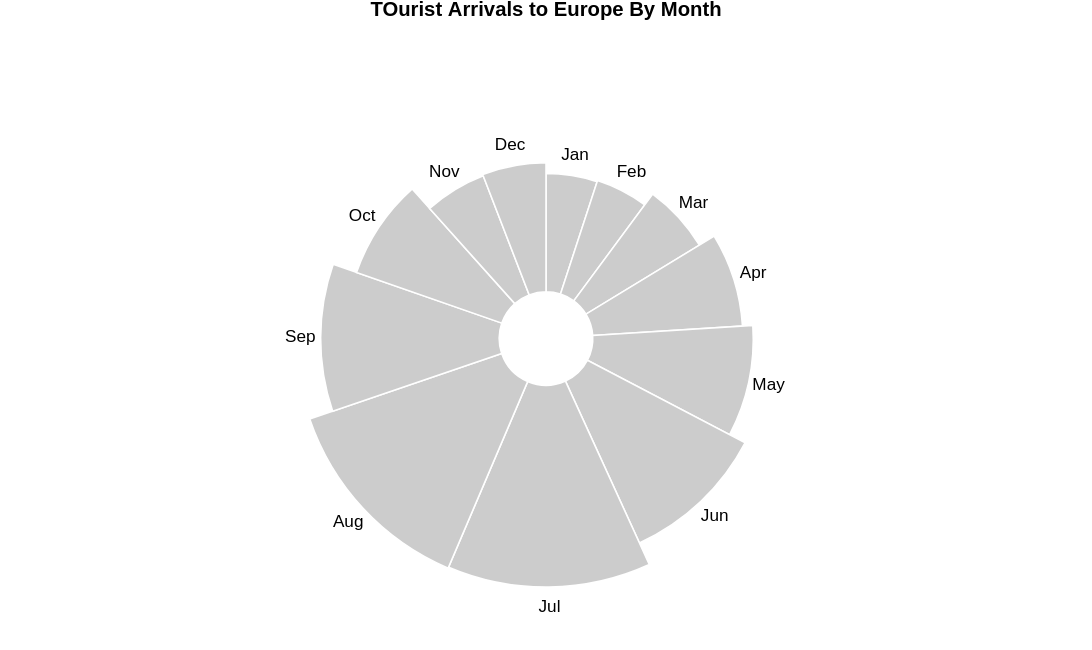

Here is the Vega-Lite specification saved for this chart:
### Vega specification from a JSON file in a GitHub repository (floating-point values rounded to 4 significant figures)
{"$schema": "https://vega.github.io/schema/vega/v5.json", "width": 700, "height": 400, "description": "A basic radial plot that encodes two values as the angle and radius of an arc.", "title": "TOurist Arrivals to Europe By Month", "data": [{"name": "table", "values": [{"category": "Jan", "value": 36995000, "startAngle": 0, "endAngle": 0.3152}, {"category": "Feb", "value": 37692000, "startAngle": 0.3152, "endAngle": 0.6362}, {"category": "Mar", "value": 45518000, "startAngle": 0.6362, "endAngle": 1.024}, {"category": "Apr", "value": 56725000, "startAngle": 1.024, "endAngle": 1.507}, {"category": "May", "value": 64043000, "startAngle": 1.507, "endAngle": 2.053}, {"category": "Jun", "value": 77462000, "startAngle": 2.053, "endAngle": 2.713}, {"category": "Jul", "value": 97635000, "startAngle": 2.713, "endAngle": 3.544}, {"category": "Aug", "value": 98575000, "startAngle": 3.544, "endAngle": 4.384}, {"category": "Sep", "value": 77905000, "startAngle": 4.384, "endAngle": 5.048}, {"category": "Oct", "value": 59350000, "startAngle": 5.048, "endAngle": 5.553}, {"category": "Nov", "value": 42445000, "startAngle": 5.553, "endAngle": 5.915}, {"category": "Dec", "value": 43222000, "startAngle": 5.915, "endAngle": 6.283}], "transform": [{"type": "pie", "field": "value"}]}], "scales": [{"name": "r", "type": "sqrt", "domain": {"data": "table", "field": "value"}, "zero": true, "range": [20, 160]}], "marks": [{"type": "arc", "from": {"data": "table"}, "encode": {"enter": {"x": {"field": {"group": "width"}, "mult": 0.5}, "y": {"field": {"group": "height"}, "mult": 0.5}, "startAngle": {"field": "startAngle"}, "endAngle": {"field": "endAngle"}, "innerRadius": {"value": 30}, "outerRadius": {"scale": "r", "field": "value"}, "stroke": {"value": "#fff"}, "tooltip": {"field": "value", "type": "quantitative", "title": "Number of tourists"}}, "update": {"fill": {"value": "#ccc"}}, "hover": {"fill": {"value": "pink"}}}}, {"type": "text", "from": {"data": "table"}, "encode": {"enter": {"x": {"field": {"group": "width"}, "mult": 0.5}, "y": {"field": {"group": "height"}, "mult": 0.5}, "radius": {"scale": "r", "field": "value", "offset": 13}, "theta": {"signal": "(datum.startAngle + datum.endAngle)/2"}, "fill": {"value": "#000"}, "align": {"value": "center"}, "baseline": {"value": "middle"}, "text": {"field": "category"}}}}]}
